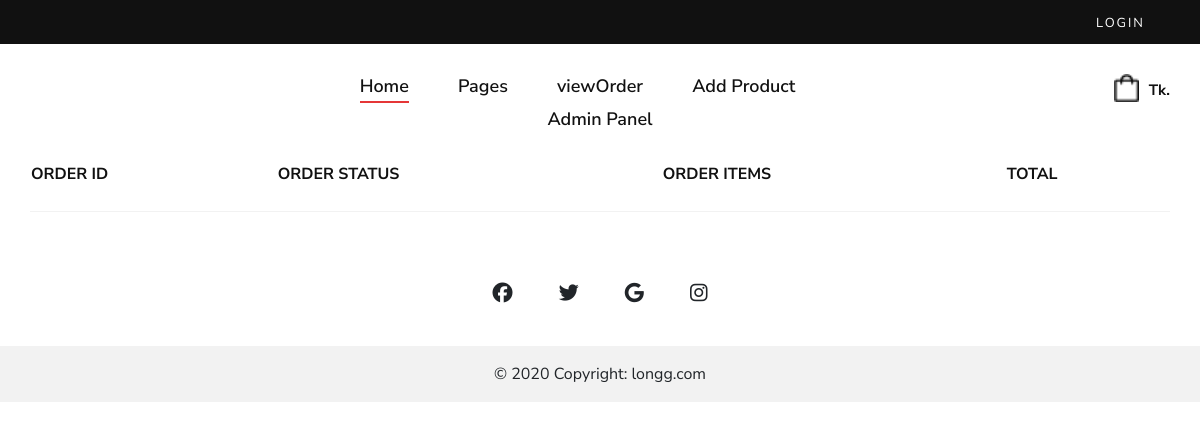
Before: /myorder/49 with the older database file.
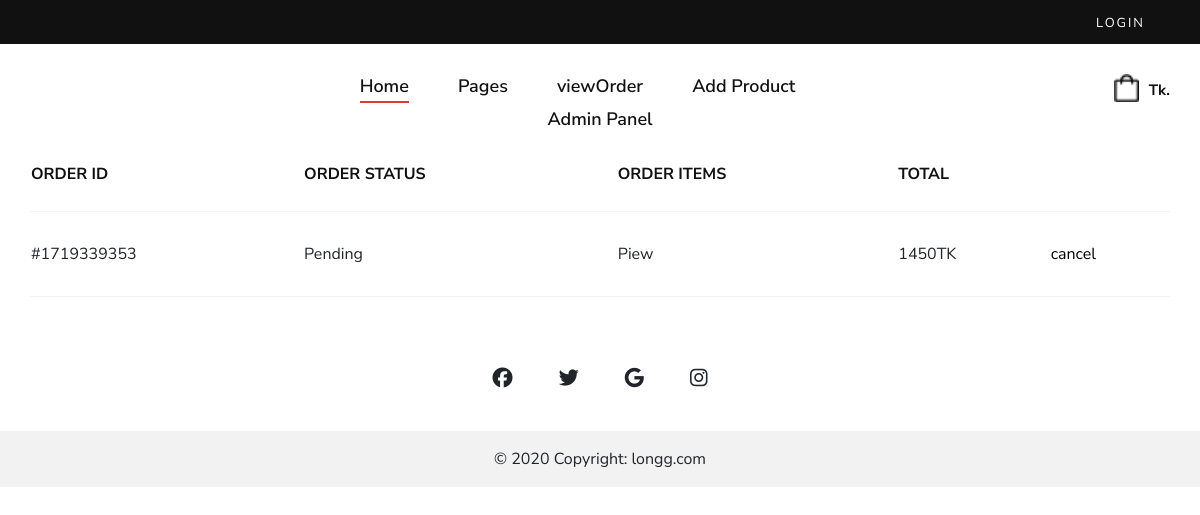
After: the same page with the newer database file.
### shop/models.py (models this page shows, shortened)
class Order(models.Model):
    STATUS_CHOICES = [
        ('not_confirm','not_confirm'),
        ('Pending', 'Pending'),
        ('Processing', 'Processing'),
        ('Shipped', 'Shipped'),
        ('Delivered', 'Delivered'),
        ('Cancelled', 'Cancelled'),
    ]
    LOCATION_CHOICES = [
        ('inside_dhaka', 'Inside Dhaka'),
        ('outside_dhaka', 'Outside Dhaka'),
    ]
    user=models.ForeignKey(UserProfile,on_delete=models.SET_NULL,null=True)
    status = models.CharField(max_length=20, choices=STATUS_CHOICES, default='Pending')
    items = models.ManyToManyField('Product', through='OrderItem')
    created_at=models.DateTimeField(default=now,blank=True)
    complete=models.BooleanField(default=False,blank=True)
    order_id=models.CharField(max_length=20,null=True,blank=True)
    coupon=models.BooleanField(default=False,null=True,blank=True)
    coupon_percentange=models.PositiveIntegerField(default=0,null=True,blank=True)
    cancel_reason=models.TextField(null=True,blank=True)
    location = models.CharField(max_length=20, choices=LOCATION_CHOICES, null=True, blank=True)
    totalbill= models.PositiveIntegerField(default=0)
    delivary_charge = models.PositiveIntegerField(default=False)
    def __str__(self):
        return str(f'{self.user} order')
    @property
    def get_total(self):
        order_items = OrderItem.objects.filter(order=self)
        total = sum(item.item_total for item in order_items)
        if self.coupon:
            total-=total*(self.coupon_percentange/100)
        return int(total)

class OrderItem(models.Model):
    product=models.ForeignKey(Product,on_delete=models.CASCADE,null=True)
    quantity=models.IntegerField(default=0)
    add_on_product= models.ManyToManyField(AddOnProduct)
    order = models.ForeignKey(Order, related_name='order_items',null=True, on_delete=models.CASCADE)
    size=models.CharField(max_length=10,blank=True,null=True)
    is_stitched = models.BooleanField(default=True)
    @property
    def item_total(self):
        add_on = self.add_on_product.all()
        total_add_on = sum(add_pro.price for add_pro in add_on)
        if  self.is_stitched:
            total=self.product.price*self.quantity
        else:
            total=self.product.unstitched_price*self.quantity
        return total+(total_add_on*self.quantity)

class Product(models.Model):
    name=models.CharField(max_length=100)
    slug = AutoSlugField(populate_from='name',unique=True,null=True,default=None)
    product_code=models.CharField(max_length=100,null=True,blank=True)
    add_on_product=models.ManyToManyField(AddOnProduct,blank=True)
    add_on_product2=models.ManyToManyField(AddOnProduct,related_name='ad_on_2',blank=True)
    add_on_product3=models.ManyToManyField(AddOnProduct,related_name="ad_on_3",blank=True)
    description=models.TextField(null=True,blank=True)
    price = models.IntegerField(default=0)
    unstitched_price = models.PositiveIntegerField(default=0)
    discount_percent=models.IntegerField(default=0)
    main_price = models.IntegerField(default=0)
    discount=models.BooleanField(default=True,null=True,blank=False)
    productCategory = models.ManyToManyField(ProductCategory)
    image=ResizedImageField(upload_to='product-image/',blank=True,null=True)
    image2=ResizedImageField(upload_to='product-image/',blank=True,null=True)
    image3=ResizedImageField(upload_to='product-image/',blank=True,null=True)
    image4=ResizedImageField(upload_to='product-image/',blank=True,null=True)
    arrive_at=models.DateTimeField(default=now,blank=True)
    new_arrival=models.BooleanField(default=False,blank=True)
    tags = TaggableManager()
    in_stock=models.BooleanField(default=True,blank=True)
    _ratting = models.FloatField(default=0)

### shop/views.py (the view)
# urls.py: path('myorder/<int:pk>',profile, name="profile"),
def profile(request,pk):
    user=UserProfile.objects.get(id=pk)
    orders=Order.objects.filter(user=user,complete=True).order_by('-created_at')
    print(user)
    print(orders)
    context={
        'orders':orders,
        'userProfile':user
    }
    return render(request,'shop/profile.html',context)

### shop/models.py (called while the page is built)
    def __str__(self):
        return str(self.user)

### shop/templates/shop/profile.html
{% extends 'shop/main.html' %}
{% block body %}
<div class="container">
  <div class="row">
    <div class="col-lg-12">
      <div class="shopping__cart__table">
        <table>
            <thead>
                <tr>
                  <th>Order Id</th>
                  <th>Order status</th>
                  <th>Order items</th>
                  <th>Total</th>
                </tr>
            </thead>
            <tbody>
              {% for order in orders %}
              {% if order.status != 'not_confirm' %}
                  <tr>
                      <td>#{{ order.order_id }}</td>
                      <td>{{ order.status }}</td>
                      <td>
                          {% for item in order.order_items.all %}
                              {{ item.product.name }}
                          {% endfor %}
                      </td>
                      <td>{{ order.get_total }}TK</td>
                      {% if order.status == 'Pending' %}
                      <td><a href="{% url 'order_cancel' pk=order.id %}" style="text-decoration: none; color: black;">cancel</a></td>
                      {% else %}
                      <td><a href="" style="text-decoration: none; color: black; opacity: .5;">cancel</a></td>
                      {% endif %}
                  </tr>
              {% endif %}
          {% endfor %}
            </tbody>
        </table>
      </div>
    </div>
  </div>
</div>
{% endblock %}

### shop/templates/shop/main.html (shortened to what this page needs)
<!DOCTYPE html>
{% load static %}
<html lang="zxx">
<head>
    <link rel="stylesheet" href="https://cdnjs.cloudflare.com/ajax/libs/font-awesome/6.5.1/css/all.min.css" />
    <link rel="stylesheet" href="{% static 'shop/css/bootstrap.min.css' %}" type="text/css">
    <link rel="stylesheet" href="{% static 'shop/css/font-awesome.min.css' %}" type="text/css">
    <link rel="stylesheet" href="{% static 'shop/css/elegant-icons.css' %}" type="text/css">
    <link rel="stylesheet" href="{% static 'shop/css/magnific-popup.css' %}" type="text/css">
    <link rel="stylesheet" href="{% static 'shop/css/nice-select.css' %}" type="text/css">
    <link rel="stylesheet" href="{% static 'shop/css/owl.carousel.min.css' %}" type="text/css">
    <link rel="stylesheet" href="{% static 'shop/css/slicknav.min.css' %}" type="text/css">
    <link rel="stylesheet" href="{% static 'shop/css/style.css' %}" type="text/css">
</head>
<body>
    <header class="header">
        <div class="header__top">
            <div class="container">
                <div class="row">
                    <div class="col-lg-6 col-md-7">
                    </div>
                    <div class="col-lg-6 col-md-5">
                        <div class="header__top__right">
                            <div class="header__top__links">
                                {% if user.is_authenticated %}
                                <a href="{% url 'logout' %}">logout</a>
                                {% else %}
                                <a href="{% url 'login' %}">login</a>
                                {% endif %}
                            </div>
                        </div>
                    </div>
                </div>
            </div>
        </div>
        <div class="container">
            <div class="row">
                <div class="col-lg-3 col-md-3">
                    <div class="header__logo">
                    </div>
                </div>
                <div class="col-lg-6 col-md-6">
                    <nav class="header__menu mobile-menu">
                        <ul>
                            <li class="active"><a href="/">Home</a></li>
                            <li><a href="#">Pages</a>
                            </li>
                            {% if userProfile.user.is_staff %}
                            <li><a href="{% url 'viewOrder' %}">viewOrder</a></li>
                            <li><a href="{% url 'product_add' %}">Add Product</a></li>
                            <li><a href="{% url 'admin:index' %}">Admin Panel</a></li>
                            {% endif %}
                        </ul>
                    </nav>
                </div>
                <div class="col-lg-3 col-md-3">
                    <div class="header__nav__option">
                        <a href="{% url 'cart' %}"><img src="{% static 'shop/img/icon/cart.png' %}" width="25" alt=""> </a>
                        <div class="price">{{order.get_total}}Tk.</div>
                    </div>
                </div>
            </div>
        </div>
    </header>
	{% block body %}
    {% endblock %}
    <footer class="text-center bg-body-tertiary">
        <div class="container pt-4">
          <section class="mb-4">
            <a
              data-mdb-ripple-init
              class="btn btn-link btn-floating btn-lg text-body m-1"
              href="https://www.facebook.com/LONGGFASHION"
              role="button"
              target="_blank"
              data-mdb-ripple-color="dark"
              ><i class="fab fa-facebook-f"></i
            ></a>
            <a
              data-mdb-ripple-init
              class="btn btn-link btn-floating btn-lg text-body m-1"
              href="#!"
              role="button"
              target="_blank"
              data-mdb-ripple-color="dark"
              ><i class="fab fa-twitter"></i
            ></a>
            <a
              data-mdb-ripple-init
              class="btn btn-link btn-floating btn-lg text-body m-1"
              href=""
              role="button"
              target="_blank"
              data-mdb-ripple-color="dark"
              ><i class="fab fa-google"></i
            ></a>
            <a
              data-mdb-ripple-init
              class="btn btn-link btn-floating btn-lg text-body m-1"
              href="#!"
              role="button"
              data-mdb-ripple-color="dark"
              ><i class="fab fa-instagram"></i
            ></a>
          </section>
        </div>
        <div class="text-center p-3" style="background-color: rgba(0, 0, 0, 0.05);">
          © 2020 Copyright:
          <a class="text-body" href="https://mdbootstrap.com/">longg.com</a>
        </div>
      </footer>
    <link href="https://fonts.maateen.me/mukti/font.css" rel="stylesheet">
</body>
</html>

### shop/static/shop/css/style.css (style rules this page uses)
html, body { height: 100%; font-family: "Nunito Sans", sans-serif; -webkit-font-smoothing: antialiased; }
img { max-width: 100%; }
ul, ol { padding: 0; margin: 0; }
.header { background: #ffffff; }
.header__top { background: #111111; padding: 10px 0; }
.header__top__right { text-align: right; }
.header__top__links { display: inline-block; margin-right: 25px; }
.header__top__links a { color: #ffffff; font-size: 13px; text-transform: uppercase; letter-spacing: 2px; margin-right: 28px; display: inline-block; }
.header__top__links a:last-child { margin-right: 0; }
.header__logo { padding: 30px 0; }
.header__menu { text-align: center; padding: 26px 0 25px; }
.header__menu ul li { list-style: none; display: inline-block; margin-right: 45px; position: relative; }
.header__menu ul li.active a:after { -webkit-transform: scale(1); -ms-transform: scale(1); transform: scale(1); }
.header__menu ul li:last-child { margin-right: 0; }
.header__menu ul li a { font-size: 18px; color: #111111; display: block; font-weight: 600; position: relative; padding: 3px 0; }
.header__menu ul li a:after { position: absolute; left: 0; bottom: 0; width: 100%; height: 2px; background: #e53637; content: ""; -webkit-transition: all, 0.5s; -o-transition: all, 0.5s; transition: all, 0.5s; -webkit-transform: scale(0); -ms-transform: scale(0); transform: scale(0); }
.header__nav__option { text-align: right; padding: 30px 0; }
.header__nav__option a { display: inline-block; margin-right: 26px; position: relative; }
.header__nav__option .price { font-size: 15px; color: #111111; font-weight: 700; display: inline-block; margin-left: -20px; position: relative; top: 3px; }
.shopping__cart__table { margin-bottom: 30px; }
.shopping__cart__table table { width: 100%; }
.shopping__cart__table table thead { border-bottom: 1px solid #f2f2f2; }
.shopping__cart__table table thead tr th { color: #111111; font-size: 16px; font-weight: 700; text-transform: uppercase; padding-bottom: 25px; }
.shopping__cart__table table tbody tr { border-bottom: 1px solid #f2f2f2; }
.shopping__cart__table table tbody tr td { padding-bottom: 30px; padding-top: 30px; }
@media only screen and (min-width: 1200px) { .container { max-width: 1170px; } }

Changed rows visible on the page:
now on this page (row edited): Order: order_id "1719339353", status "Pending", get_total "1450", shows "cancel"
added OrderItem: product.name "Piew"
